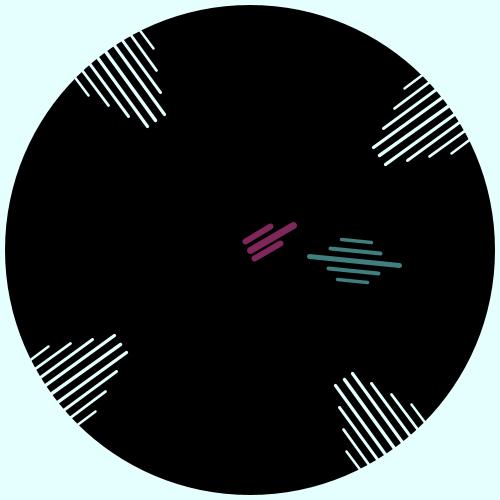
Frame 1 (no input)
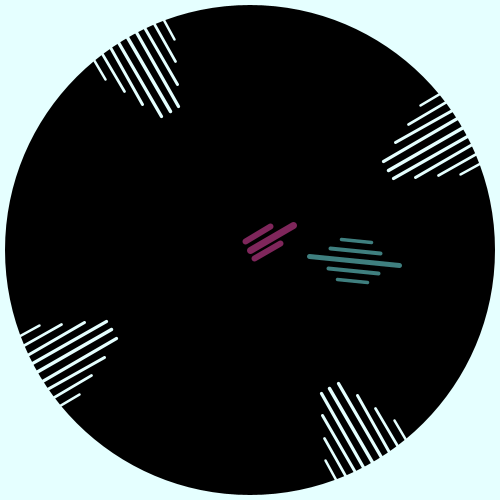
Frame 60 (the mouse pressed at the canvas centre just before this capture)
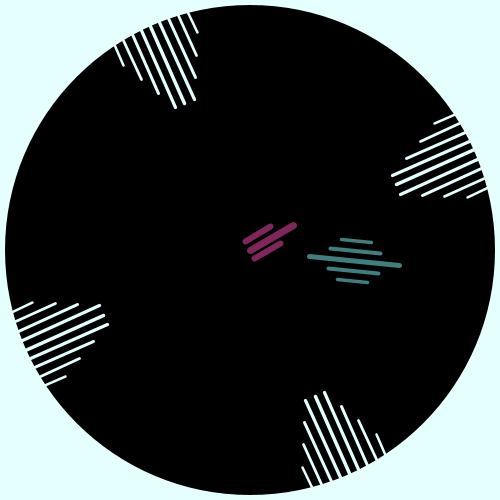
Frame 120 (the mouse held since frame 60 and released just before this capture)

The Processing sketch that drew these frames (run headless with seeded random() and noise(); from frame 60 on, the mouse is pressed at the canvas centre):

// Processing sketch: processing_20922
// ── processing_20922.pde

int hours;
int minutes;
int seconds;


void setup() {
  size(500, 500);
  colorMode(HSB, 100);
  background(100,120,70);
  strokeCap(ROUND);
  smooth();
}


void draw() {
 
   // get system variables
 hours = hour();
 minutes = minute();
 seconds = second();
 
 println(hours + " " + minutes + " " + seconds);
    
    // fix for 24 hour clock
  if(hours > 12) {
   hours -= 12; 
 }
 
 background(50,10,100);
 

    // center sketch
  translate(250,250);
  rotate(radians(90));
  noFill();
  
  fill(0);        
 noStroke();
 ellipse(0,0,490,490);
 
 
  
   fill(0);        
 noStroke();
 ellipse(0,0,105,105);
 
    // hour hand
  strokeWeight(7);
  stroke(90,70,50);
  pushMatrix();
  rotate(radians(30 * hours));  // 30 * 12 = 360 degrees
  line(0,0,-50,0);
  popMatrix();
  
    // hour hand
  strokeWeight(6);
  stroke(90,70,50);
  pushMatrix();
  rotate(radians(30 * hours));  // 30 * 12 = 360 degrees
  line(0,-10,-30,-10);
  popMatrix();
  
    // hour hand
  strokeWeight(6);
  stroke(90,70,50);
  pushMatrix();
  rotate(radians(30 * hours));  // 30 * 12 = 360 degrees
  line(0,10,-30,10);
  popMatrix();
  
  
  
    // minute hand
  strokeWeight(5);
  stroke(50,50,50);
  pushMatrix();
  rotate(radians(6 * minutes));
  line(-150,0,-60,0);
  popMatrix();
  
    // minute hand
  strokeWeight(4);
  stroke(50,50,50);
  pushMatrix();
  rotate(radians(6 * minutes));
  line(-130,-10,-80,-10);
  popMatrix();
  
    // minute hand
  strokeWeight(4);
  stroke(50,50,50);
  pushMatrix();
  rotate(radians(6 * minutes));
  line(-130,10,-80,10);
  popMatrix();
  
    // minute hand
  strokeWeight(3.5);
  stroke(50,50,50);
  pushMatrix();
  rotate(radians(6 * minutes));
  line(-120,-20,-90,-20);
  popMatrix();
  
    // minute hand
  strokeWeight(3.5);
  stroke(50,50,50);
  pushMatrix();
  rotate(radians(6 * minutes));
  line(-120,20,-90,20);
  popMatrix();
 
  
     // second hand grey
  strokeWeight(3.5);
  stroke(50,10,100);
  pushMatrix();
  rotate(radians(6 * seconds));
  line(246,0,160,0);
  popMatrix();
  
       // second hand grey left
  strokeWeight(3.25);
  stroke(50,10,100);
  pushMatrix();
  rotate(radians(6 * seconds));
  line(245,-10,160,-10);
  popMatrix();
  
         // second hand grey left
  strokeWeight(3);
  stroke(50,10,100);
  pushMatrix();
  rotate(radians(6 * seconds));
  line(245,-20,180,-20);
  popMatrix();
  
          // second hand grey left
  strokeWeight(2.75);
  stroke(50,10,100);
  pushMatrix();
  rotate(radians(6 * seconds));
  line(245,-30,200,-30);
  popMatrix();
  
           // second hand grey left
  strokeWeight(2.5);
  stroke(50,10,100);
  pushMatrix();
  rotate(radians(6 * seconds));
  line(245,-40,220,-40);
  popMatrix();
  
         // second hand grey right
  strokeWeight(3.25);
  stroke(50,10,100);
  pushMatrix();
  rotate(radians(6 * seconds));
  line(245,10,160,10);
  popMatrix();
  
         // second hand grey right
  strokeWeight(3);
  stroke(50,10,100);
  pushMatrix();
  rotate(radians(6 * seconds));
  line(245,20,180,20);
  popMatrix();
  
          // second hand grey right
  strokeWeight(2.75);
  stroke(50,10,100);
  pushMatrix();
  rotate(radians(6 * seconds));
  line(245,30,200,30);
  popMatrix();
  
           // second hand grey right
  strokeWeight(2.5);
  stroke(50,10,100);
  pushMatrix();
  rotate(radians(6 * seconds));
  line(245,40,220,40);
  popMatrix();
  
  
  
      // second hand green
  strokeWeight(3.5);
  stroke(50,10,100);
  pushMatrix();
  rotate(radians(6 * seconds));
  line(-246,0,-160,0);
  popMatrix();
  
      // second hand green left
  strokeWeight(3.25);
  stroke(50,10,100);
  pushMatrix();
  rotate(radians(6 * seconds));
  line(-245,10,-160,10);
  popMatrix();
  
     // second hand green left
  strokeWeight(3);
  stroke(50,10,100);
  pushMatrix();
  rotate(radians(6 * seconds));
  line(-245,20,-180,20);
  popMatrix();
  
       // second hand green left
  strokeWeight(2.75);
  stroke(50,10,100);
  pushMatrix();
  rotate(radians(6 * seconds));
  line(-245,30,-200,30);
  popMatrix();
  
       // second hand green left
  strokeWeight(2.5);
  stroke(50,10,100);
  pushMatrix();
  rotate(radians(6 * seconds));
  line(-245,40,-220,40);
  popMatrix();
  
    // second hand green right
  strokeWeight(3.25);
  stroke(50,10,100);
  pushMatrix();
  rotate(radians(6 * seconds));
  line(-245,-10,-160,-10);
  popMatrix();
  
     // second hand green right
  strokeWeight(3);
  stroke(50,10,100);
  pushMatrix();
  rotate(radians(6 * seconds));
  line(-245,-20,-180,-20);
  popMatrix();
  
       // second hand green right
  strokeWeight(2.75);
  stroke(50,10,100);
  pushMatrix();
  rotate(radians(6 * seconds));
  line(-245,-30,-200,-30);
  popMatrix();
  
       // second hand green right
  strokeWeight(2.5);
  stroke(50,10,100);
  pushMatrix();
  rotate(radians(6 * seconds));
  line(-245,-40,-220,-40);
  popMatrix();
  
    // second hand purple
  strokeWeight(3.5);
  stroke(50,10,100);
  pushMatrix();
  rotate(radians(6 * seconds));
  line(0,245,0,160);
  popMatrix();
  
    // second hand purple left
  strokeWeight(3.25);
  stroke(50,10,100);
  pushMatrix();
  rotate(radians(6 * seconds));
  line(10,245,10,160);
  popMatrix();
  
   // second hand purple left
  strokeWeight(3);
  stroke(50,10,100);
  pushMatrix();
  rotate(radians(6 * seconds));
  line(20,245,20,180);
  popMatrix();
  
   // second hand purple left
  strokeWeight(2.75);
  stroke(50,10,100);
  pushMatrix();
  rotate(radians(6 * seconds));
  line(30,245,30,200);
  popMatrix();
  
     // second hand purple left
  strokeWeight(2.5);
  stroke(50,10,100);
  pushMatrix();
  rotate(radians(6 * seconds));
  line(40,245,40,220);
  popMatrix();
  
    // second hand purple right
  strokeWeight(3.25);
  stroke(50,10,100);
  pushMatrix();
  rotate(radians(6 * seconds));
  line(-10,245,-10,160);
  popMatrix();
  
   // second hand purple right
  strokeWeight(3);
  stroke(50,10,100);
  pushMatrix();
  rotate(radians(6 * seconds));
  line(-20,245,-20,180);
  popMatrix();
  
   // second hand purple right
  strokeWeight(2.75);
  stroke(50,10,100);
  pushMatrix();
  rotate(radians(6 * seconds));
  line(-30,245,-30,200);
  popMatrix();
  
     // second hand purple right
  strokeWeight(2.5);
  stroke(50,10,100);
  pushMatrix();
  rotate(radians(6 * seconds));
  line(-40,245,-40,220);
  popMatrix();
  
  
  
    // second hand maroon
  strokeWeight(3.5);
  stroke(50,10,100);
  pushMatrix();
  rotate(radians(6 * seconds));
  line(0,-245,0,-160);
  popMatrix();
  
  
    // second hand maroon left
  strokeWeight(3.25);
  stroke(50,10,100);
  pushMatrix();
  rotate(radians(6 * seconds));
  line(-10,-245,-10,-160);
  popMatrix();
  
     // second hand maroon left
  strokeWeight(3);
  stroke(50,10,100);
  pushMatrix();
  rotate(radians(6 * seconds));
  line(-20,-245,-20,-180);
  popMatrix();
  
      // second hand maroon left
  strokeWeight(2.75);
  stroke(50,10,100);
  pushMatrix();
  rotate(radians(6 * seconds));
  line(-30,-245,-30,-200);
  popMatrix();
  
     // second hand maroon left
  strokeWeight(2.5);
  stroke(50,10,100);
  pushMatrix();
  rotate(radians(6 * seconds));
  line(-40,-245,-40,-220);
  popMatrix();
  
   // second hand maroon right
  strokeWeight(3.25);
  stroke(50,10,100);
  pushMatrix();
  rotate(radians(6 * seconds));
  line(10,-245,10,-160);
  popMatrix();
  
     // second hand maroon right
  strokeWeight(3);
  stroke(50,10,100);
  pushMatrix();
  rotate(radians(6 * seconds));
  line(20,-245,20,-180);
  popMatrix();
  
      // second hand maroon right
  strokeWeight(2.75);
  stroke(50,10,100);
  pushMatrix();
  rotate(radians(6 * seconds));
  line(30,-245,30,-200);
  popMatrix();
  
     // second hand maroon right
  strokeWeight(2.5);
  stroke(50,10,100);
  pushMatrix();
  rotate(radians(6 * seconds));
  line(40,-245,40,-220);
  popMatrix();
  
  
}
